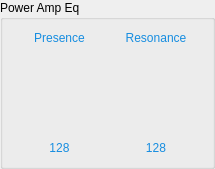
             <widget class="QGroupBox" name="powerEqSection">
              <property name="minimumSize">
               <size>
                <width>215</width>
                <height>0</height>
               </size>
              </property>
              <property name="maximumSize">
               <size>
                <width>215</width>
                <height>16777215</height>
               </size>
              </property>
              <property name="styleSheet">
               <string notr="true">QLabel {
    color: #168de0;
}
</string>
              </property>
              <property name="title">
               <string>Power Amp Eq</string>
              </property>
              <layout class="QHBoxLayout" name="powerEqLayout">
               <item>
                <layout class="QVBoxLayout" name="presContainer">
                 <item>
                  <widget class="QLabel" name="lblPresence">
                   <property name="text">
                    <string>Presence</string>
                   </property>
                   <property name="alignment">
                    <set>Qt::AlignmentFlag::AlignCenter</set>
                   </property>
                  </widget>
                 </item>
                 <item alignment="Qt::AlignmentFlag::AlignHCenter">
                  <widget class="RemoteKnob" name="knobPresence" native="true">
                   <property name="minimumSize">
                    <size>
                     <width>84</width>
                     <height>84</height>
                    </size>
                   </property>
                   <property name="maximumSize">
                    <size>
                     <width>84</width>
                     <height>84</height>
                    </size>
                   </property>
                  </widget>
                 </item>
                 <item>
                  <widget class="QLabel" name="valPresence">
                   <property name="text">
                    <string>128</string>
                   </property>
                   <property name="alignment">
                    <set>Qt::AlignmentFlag::AlignCenter</set>
                   </property>
                  </widget>
                 </item>
                </layout>
               </item>
               <item>
                <layout class="QVBoxLayout" name="resoContainer">
                 <item>
                  <widget class="QLabel" name="lblResonance">
                   <property name="text">
                    <string>Resonance</string>
                   </property>
                   <property name="alignment">
                    <set>Qt::AlignmentFlag::AlignCenter</set>
                   </property>
                  </widget>
                 </item>
                 <item alignment="Qt::AlignmentFlag::AlignHCenter">
                  <widget class="RemoteKnob" name="knobResonance" native="true">
                   <property name="minimumSize">
                    <size>
                     <width>84</width>
                     <height>84</height>
                    </size>
                   </property>
                   <property name="maximumSize">
                    <size>
                     <width>84</width>
                     <height>84</height>
                    </size>
                   </property>
                  </widget>
                 </item>
                 <item>
                  <widget class="QLabel" name="valResonance">
                   <property name="text">
                    <string>128</string>
                   </property>
                   <property name="alignment">
                    <set>Qt::AlignmentFlag::AlignCenter</set>
                   </property>
                  </widget>
                 </item>
                </layout>
               </item>
              </layout>
             </widget>
